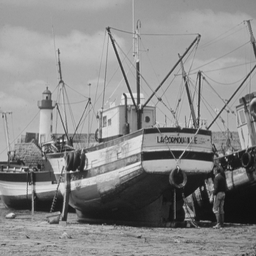
#> input picture notebooks/images/boat.tif, 256 x 256 px, shrunk from 512 x 512 before the run
$ jupyter execute 'Aula 06 - Filtragem espacial - Filtros passa-baixa (Parte 2).ipynb'   (shell and % lines are left out)   (older library calls are emulated)
#> lines starting #> are read from the running program, lines starting #| are printed output that depends on the picture
SIN-392 - Introdução ao Processamento Digital de Imagens (2022-1)

# Aula 06 - Filtragem espacial - Filtros passa-baixa

Prof. João Fernando Mari

-----

<h1>Índice<span class="tocSkip"></span></h1>
<div class="toc"><ul class="toc-item"><li><span><a href="#Importando-as-bibliotecas-necessárias" data-toc-modified-id="Importando-as-bibliotecas-necessárias-1"><span class="toc-item-num">1&nbsp;&nbsp;</span>Importando as bibliotecas necessárias</a></span></li><li><span><a href="#Criando-uma-imagem-simples" data-toc-modified-id="Criando-uma-imagem-simples-2"><span class="toc-item-num">2&nbsp;&nbsp;</span>Criando uma imagem simples</a></span><ul class="toc-item"><li><span><a href="#Plotando-a-imagem-na-tela" data-toc-modified-id="Plotando-a-imagem-na-tela-2.1"><span class="toc-item-num">2.1&nbsp;&nbsp;</span>Plotando a imagem na tela</a></span></li><li><span><a href="#Filtro-da-média-com-tamanho-3-x-3" data-toc-modified-id="Filtro-da-média-com-tamanho-3-x-3-2.2"><span class="toc-item-num">2.2&nbsp;&nbsp;</span>Filtro da média com tamanho 3 x 3</a></span></li><li><span><a href="#Plota-a-imagem-na-tela" data-toc-modified-id="Plota-a-imagem-na-tela-2.3"><span class="toc-item-num">2.3&nbsp;&nbsp;</span>Plota a imagem na tela</a></span></li><li><span><a href="#Vamos-analisar-o-pixel-(1,-1)-e-sua-vizinhança" data-toc-modified-id="Vamos-analisar-o-pixel-(1,-1)-e-sua-vizinhança-2.4"><span class="toc-item-num">2.4&nbsp;&nbsp;</span>Vamos analisar o pixel (1, 1) e sua vizinhança</a></span></li></ul></li><li><span><a href="#O-filtro-da-média-com-diferentes-tamanhos-de-máscara" data-toc-modified-id="O-filtro-da-média-com-diferentes-tamanhos-de-máscara-3"><span class="toc-item-num">3&nbsp;&nbsp;</span>O filtro da média com diferentes tamanhos de máscara</a></span><ul class="toc-item"><li><span><a href="#Carregando-uma-imagem-real" data-toc-modified-id="Carregando-uma-imagem-real-3.1"><span class="toc-item-num">3.1&nbsp;&nbsp;</span>Carregando uma imagem real</a></span></li><li><span><a href="#Vamos-&quot;piorar&quot;-a-imagem-com-ruido-Gaussiano" data-toc-modified-id="Vamos-&quot;piorar&quot;-a-imagem-com-ruido-Gaussiano-3.2"><span class="toc-item-num">3.2&nbsp;&nbsp;</span>Vamos "piorar" a imagem com ruido Gaussiano</a></span></li><li><span><a href="#Aplicando-o-filtro-da-média-com-os-tamanhos-3,-5,-9-e-15" data-toc-modified-id="Aplicando-o-filtro-da-média-com-os-tamanhos-3,-5,-9-e-15-3.3"><span class="toc-item-num">3.3&nbsp;&nbsp;</span>Aplicando o filtro da média com os tamanhos 3, 5, 9 e 15</a></span></li><li><span><a href="#Imprimindo-as-máscaras-na-tela" data-toc-modified-id="Imprimindo-as-máscaras-na-tela-3.4"><span class="toc-item-num">3.4&nbsp;&nbsp;</span>Imprimindo as máscaras na tela</a></span></li><li><span><a href="#Recortando-uma-região-de-interesse-nas-imagens" data-toc-modified-id="Recortando-uma-região-de-interesse-nas-imagens-3.5"><span class="toc-item-num">3.5&nbsp;&nbsp;</span>Recortando uma região de interesse nas imagens</a></span><ul class="toc-item"><li><span><a href="#Plotando-as-imagens-e-regiões-de-interesse" data-toc-modified-id="Plotando-as-imagens-e-regiões-de-interesse-3.5.1"><span class="toc-item-num">3.5.1&nbsp;&nbsp;</span>Plotando as imagens e regiões de interesse</a></span></li></ul></li></ul></li><li><span><a href="#Filtro-Gaussiano" data-toc-modified-id="Filtro-Gaussiano-4"><span class="toc-item-num">4&nbsp;&nbsp;</span>Filtro Gaussiano</a></span><ul class="toc-item"><li><span><a href="#Criar-uma-função-Gaussiana-2D" data-toc-modified-id="Criar-uma-função-Gaussiana-2D-4.1"><span class="toc-item-num">4.1&nbsp;&nbsp;</span>Criar uma função Gaussiana 2D</a></span></li><li><span><a href="#Aplicando-filtros-Gaussianos-com-diferentes-desvios-padrão" data-toc-modified-id="Aplicando-filtros-Gaussianos-com-diferentes-desvios-padrão-4.2"><span class="toc-item-num">4.2&nbsp;&nbsp;</span>Aplicando filtros Gaussianos com diferentes desvios-padrão</a></span></li><li><span><a href="#Recorta-regiões-de-interesse-nas-imagens" data-toc-modified-id="Recorta-regiões-de-interesse-nas-imagens-4.3"><span class="toc-item-num">4.3&nbsp;&nbsp;</span>Recorta regiões de interesse nas imagens</a></span></li><li><span><a href="#Filtro-Gaussiano-scikit-image" data-toc-modified-id="Filtro-Gaussiano-scikit-image-4.4"><span class="toc-item-num">4.4&nbsp;&nbsp;</span>Filtro Gaussiano scikit-image</a></span></li></ul></li><li><span><a href="#Filtro-da-mediana" data-toc-modified-id="Filtro-da-mediana-5"><span class="toc-item-num">5&nbsp;&nbsp;</span>Filtro da mediana</a></span><ul class="toc-item"><li><span><a href="#Ruído-sal-e-pimenta" data-toc-modified-id="Ruído-sal-e-pimenta-5.1"><span class="toc-item-num">5.1&nbsp;&nbsp;</span>Ruído sal e pimenta</a></span></li><li><span><a href="#Tentativa-com-filtro-da-média" data-toc-modified-id="Tentativa-com-filtro-da-média-5.2"><span class="toc-item-num">5.2&nbsp;&nbsp;</span>Tentativa com filtro da média</a></span><ul class="toc-item"><li><span><a href="#Plotando-a-imagem-na-tela" data-toc-modified-id="Plotando-a-imagem-na-tela-5.2.1"><span class="toc-item-num">5.2.1&nbsp;&nbsp;</span>Plotando a imagem na tela</a></span></li></ul></li><li><span><a href="#Filtro-da-mediana-como-o-scikit-image" data-toc-modified-id="Filtro-da-mediana-como-o-scikit-image-5.3"><span class="toc-item-num">5.3&nbsp;&nbsp;</span>Filtro da mediana como o scikit-image</a></span></li></ul></li><li><span><a href="#Comparação-entre-os-filtros:-média-Vs.-Gaussiano-Vs.-mediana" data-toc-modified-id="Comparação-entre-os-filtros:-média-Vs.-Gaussiano-Vs.-mediana-6"><span class="toc-item-num">6&nbsp;&nbsp;</span>Comparação entre os filtros: média Vs. Gaussiano Vs. mediana</a></span></li><li><span><a href="#Bibliografia" data-toc-modified-id="Bibliografia-7"><span class="toc-item-num">7&nbsp;&nbsp;</span>Bibliografia</a></span></li></ul></div>

## Importando as bibliotecas necessárias

[cell 1]
import numpy as np

from scipy import ndimage as ndi

from skimage import util, filters

import matplotlib
import matplotlib.pyplot as plt
from mpl_toolkits.mplot3d import Axes3D

## Criando uma imagem simples

[cell 2]
img_simple = np.array([[ 0, 0, 0, 0, 6, 1, 7, 0],
                       [ 0, 7, 7, 7, 0, 6, 1, 7],
                       [ 0, 7, 0, 0, 7, 0, 6, 1],
                       [ 0, 7, 0, 0, 1, 7, 0, 6],
                       [ 0, 7, 7, 0, 0, 0, 0, 0],
                       [ 0, 7, 7, 0, 7, 7, 7, 7],
                       [ 0, 7, 7, 0, 0, 0, 0, 0],
                       [ 0, 0, 0, 0, 7, 7, 7, 7]])

# Imprime a imagem na tela
print(img_simple)

### Plotando a imagem na tela

[cell 3]
plt.figure()
plt.imshow(img_simple, cmap='gray', vmin=0, vmax=7)
plt.colorbar()
plt.show()

### Filtro da média com tamanho 3 x 3

[cell 4]
# Máscara de média com tamanho 3 x 3
w_avg_3 = np.ones([3, 3]) / (3 * 3)

# Imprime o filtro na tela
with np.printoptions(precision=4, suppress=True):
    print(w_avg_3)

[cell 5]
# Vamos converter para float para analisar o resultado com as casas decimais.
img_simple_ = img_simple.astype(np.float)

# Aplica a convolução
img_avg_3 = ndi.convolve(img_simple_, w_avg_3, mode='constant', cval=0)

# Plota a imagem resultante
with np.printoptions(precision=4, suppress=True):
    print(img_avg_3)

### Plota a imagem na tela

[cell 6]
plt.figure()
plt.imshow(img_avg_3, cmap='gray', vmin=0, vmax=7)

plt.show()

### Vamos analisar o pixel (1, 1) e sua vizinhança

[cell 7]
img_simple_11 = img_simple[0:3, 0:3]

print(img_simple_11)

[cell 8]
img_avg_3_11 = img_avg_3[0:3, 0:3]

with np.printoptions(precision=4, suppress=True):
    print(img_avg_3_11)

[cell 9]
teste = img_simple_11.sum() / 9

print(teste)

## O filtro da média com diferentes tamanhos de máscara

### Carregando uma imagem real

[cell 10]
img_gray = plt.imread('./images/boat.tif')
#> img_gray is the input picture: shape (256, 256); min 16, max 234, mean 136.1

# Informações sobre as imagens
print(img_gray.shape, img_gray.dtype, img_gray.min(), img_gray.max())
#| (256, 256) uint8 16 234

[cell 11]
plt.figure()
plt.imshow(img_gray, cmap='gray')
plt.colorbar()

### Vamos "piorar" a imagem com ruido Gaussiano

[cell 12]
img_gray = util.img_as_ubyte(util.random_noise(img_gray, mode='gaussian'))

[cell 13]
plt.figure()
plt.imshow(img_gray, cmap='gray')
plt.colorbar()

### Aplicando o filtro da média com os tamanhos 3, 5, 9 e 15

[cell 14]
mask_size_list = [3, 5, 9, 15]

[cell 15]
mask_list = []
img_avg_list = []

for mask_size in mask_size_list:
    mask_temp = np.ones([mask_size, mask_size]) / (mask_size * mask_size)
    mask_list.append(mask_temp)

    img_avg_temp = ndi.convolve(img_gray, mask_temp)
    img_avg_list.append(img_avg_temp)
#> this loop made 4 passes
#> pass 3, `img_avg_temp = ndi.convolve(img_gray, mask_temp)`:
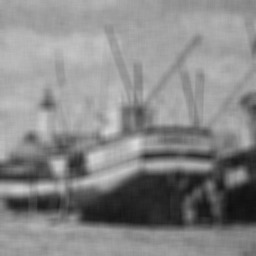
#> img_avg_temp: shape (256, 256); min 15, max 219, mean 135.7
#> after the loop, img_avg_list = 4 items; mask_list = 4 items

### Imprimindo as máscaras na tela

[cell 16]
for mask_size, mask in zip(mask_size_list, mask_list):
    print('\n Máscara %d x %d' % (mask_size, mask_size))
    with np.printoptions(precision=4, suppress=True):
        print(mask)
#> this loop made 4 passes
#> mask_size on passes 1 to 4: 3, 5, 9, 15
#> (printed output is left out)

### Recortando uma região de interesse nas imagens

[cell 17]
img_rdi_list = []

for img_avg in img_avg_list:
    img_rdi_temp = img_avg[190:250, 190:250]

    img_rdi_list.append(img_rdi_temp)
#> after the loop, img_rdi_list = 4 items

#### Plotando as imagens e regiões de interesse

[cell 18]
fig, ax  = plt.subplots(4, 2, figsize=(9, 12))
for i, (img_avg, img_rdi) in enumerate(zip(img_avg_list, img_rdi_list)):

    ax[i,0].imshow(img_avg, cmap='gray', vmin=0, vmax=255)
    ax[i,0].axis('off')

    ax[i,1].imshow(img_rdi, cmap='gray', vmin=0, vmax=255, interpolation='nearest')
    ax[i,0].axis('off')

plt.show()

## Filtro Gaussiano

### Criar uma função Gaussiana 2D

<font size="5">
$$G(x, y) = \frac{1}{\sqrt{2\pi\sigma}}e^{- \frac{{x^2}+{y^2}}{2\sigma^2}}$$</font>
<br />

[cell 19]
def gaussiana(sigma=1):
    # Tamanho da máscara: sigma x 6 + 1
#> called with sigma = 1
    mask_size = sigma * 6 + 1

    # Apenas para testes: COMENTAR!
    ### mask_size = sigma * 10 + 1

    img_temp = np.zeros([mask_size, mask_size])

    for x in range(mask_size):
        for y in range(mask_size):
            x_ = x - (mask_size - 1) / 2
            y_ = y - (mask_size - 1) / 2

            img_temp[x, y] = (1 / np.sqrt((2 * np.pi * sigma))) * np.exp( - (x_**2. + y_**2.) / (2 * sigma ** 2))

    return img_temp

[cell 20]
# Função Gaussiana com sigma = 1
mask_gauss_1 = gaussiana(1)

with np.printoptions(precision=3, suppress=True):
    print(mask_gauss_1)

[cell 21]
plt.figure()
plt.imshow(mask_gauss_1, cmap='gray')
plt.colorbar()

### Aplicando filtros Gaussianos com diferentes desvios-padrão

[cell 22]
sigmas_list = [1, 2, 4, 8]

w_gauss_list = []
for sigma in sigmas_list:
    w_gauss_temp = gaussiana(sigma)
    w_gauss_list.append(w_gauss_temp)

[cell 23]
fig, ((ax1, ax2), (ax3, ax4)) = plt.subplots(2, 2, figsize=(9, 9))

img_ = ax1.imshow(w_gauss_list[0], cmap='gray', interpolation='nearest')
img_ = ax2.imshow(w_gauss_list[1], cmap='gray', interpolation='nearest')
img_ = ax3.imshow(w_gauss_list[2], cmap='gray', interpolation='nearest')
img_ = ax4.imshow(w_gauss_list[3], cmap='gray', interpolation='nearest')

plt.show()

[cell 24]
fig = plt.figure(figsize=(9, 9))

for i, mask in enumerate(w_gauss_list):
    ax = fig.add_subplot(2, 2, i+1, projection='3d')

    # create the x and y coordinate arrays (here we just use pixel indices)
    xx, yy = np.mgrid[0:mask.shape[0], 0:mask.shape[1]]


    ax.plot_surface(xx, yy, mask ,rstride=1, cstride=1, cmap='gray', linewidth=0)

plt.show()

[cell 25]
img_gauss_list = []

for sigma, w_gauss in zip(sigmas_list, w_gauss_list):
    # A soma dos coeficientes da máscara deve ser 1.
    # ----------------------------------------------
    w_gauss_ = w_gauss / w_gauss.sum()

    # TEST
    print(sigma, w_gauss.sum(), w_gauss_.sum())

    img_gauss_temp = ndi.convolve(img_gray, w_gauss_)
    img_gauss_list.append(img_gauss_temp)
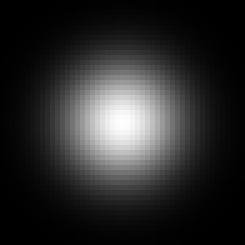
#> w_gauss_: shape (49, 49) float64 (shown 5 times larger); min 3.08e-07, max 0.0025, mean 0.000416; drawn with min black and max white
#> after the loop, img_gauss_list = 4 items

### Recorta regiões de interesse nas imagens

[cell 26]
img_gauss_rdi_list = []

for img_gauss in img_gauss_list:
    img_gauss_rdi = img_gauss[190:250, 190:250]

    img_gauss_rdi_list.append(img_gauss_rdi)
#> after the loop, img_gauss_rdi_list = 4 items

[cell 27]
fig, ax  = plt.subplots(4, 2, figsize=(9, 12))
for i, (img_gauss, img_gauss_rdi) in enumerate(zip(img_gauss_list, img_gauss_rdi_list)):

    ax[i,0].imshow(img_gauss, cmap='gray', vmin=0, vmax=255)

    ax[i,1].imshow(img_gauss_rdi, cmap='gray', vmin=0, vmax=255, interpolation='nearest')

plt.show()
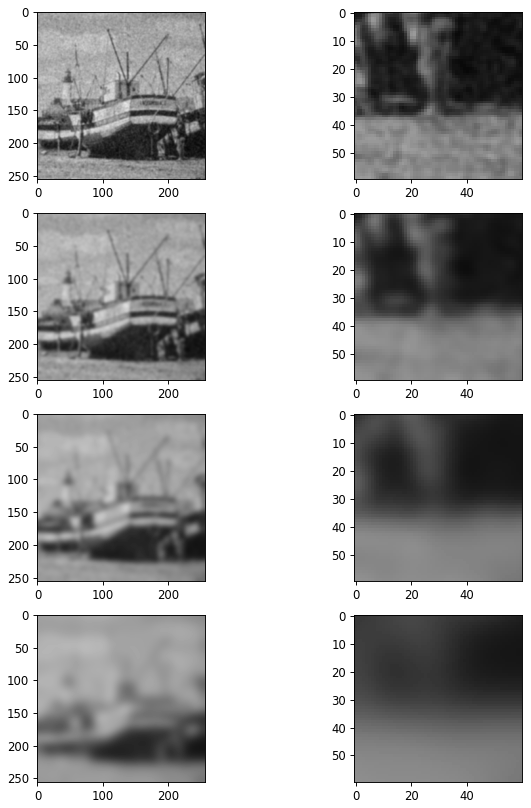
#> figure drawn by matplotlib, 8 panels

### Filtro Gaussiano scikit-image

[cell 28]
img_gauss_sk = util.img_as_ubyte(filters.gaussian(img_gray, sigma=2))

[cell 29]
fig, ax  = plt.subplots(1,2, figsize=(9, 5))
ax[0].imshow(img_gauss_sk, cmap='gray', vmin=0, vmax=255)

ax[1].imshow(img_gauss_sk[190:250, 190:250], cmap='gray', vmin=0, vmax=255, interpolation='nearest')

plt.show()

## Filtro da mediana
----

Operação não linear, não é possivel aplicar utilizando convolução

### Ruído sal e pimenta

[cell 30]
img_gray_sp = util.img_as_ubyte(util.random_noise(img_gray, mode='s&p'))
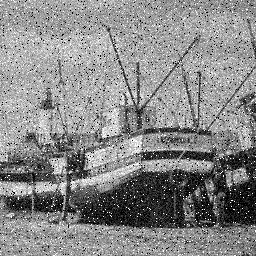
#> img_gray_sp: shape (256, 256); min 0, max 255, mean 135.9

[cell 31]
fig, ax  = plt.subplots(1, 2, figsize=(9, 5))
ax[0].imshow(img_gray_sp, cmap='gray', vmin=0, vmax=255)
ax[1].imshow(img_gray_sp[190:250, 190:250], cmap='gray', vmin=0, vmax=255, interpolation='nearest')
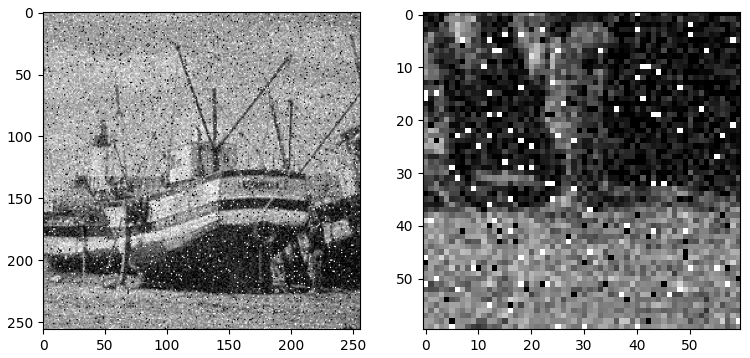
#> figure drawn by matplotlib, 2 panels

### Tentativa com filtro da média

[cell 32]
img_gray_sp_avg = ndi.convolve(img_gray_sp, np.ones([5,5])/25)

#### Plotando a imagem na tela

[cell 33]
fig, ax  = plt.subplots(1, 2, figsize=(9, 5))
ax[0].imshow(img_gray_sp_avg, cmap='gray', vmin=0, vmax=255)
ax[1].imshow(img_gray_sp_avg[190:250, 190:250], cmap='gray', vmin=0, vmax=255, interpolation='nearest')

[cell 34]
## SELECT IMAGE
img_gray_ = img_gray_sp

[cell 35]
def get_neigh_2(img, x, y, neigh=3):
    """
    Obtém os valores da vizinhança de um pixel
    """
#> called with img = array of shape (8, 8), x = 2, y = 3, neigh = 3
    neigh_out = []
    neigh_ = int((neigh - 1) // 2)
    for i in range(x-neigh_, x+neigh_+1):
        for j in range(y-neigh_, y+neigh_+1):
            val = img[i, j]
            neigh_out.append(val)

    return np.array(neigh_out)

[cell 36]
# TEST
out = get_neigh_2(img_simple, 2,3)

print(img_simple)
print('\n(2,3)')
print(out)

[cell 37]
# Obs.: Esta é uma implementação simples para fins didáticos.
#       Não é a forma mais eficiente de calcular um filtro da mediana.

mask_size = 3

# Faz o padding da imagem
pad_size = (mask_size - 1) // 2
img_pad = util.pad(img_gray_, pad_size, mode='constant', constant_values=(0, 0))
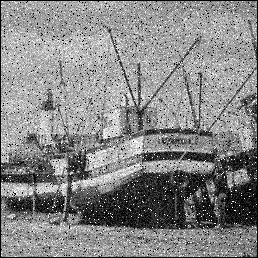
#> img_pad: shape (258, 258); min 0, max 255, mean 133.8
# TEST
print('\n' + str(mask_size))
print(img_pad.shape)
#| (258, 258)
print(img_pad[0:6, 0:6])
#| [[  0   0   0   0   0   0]
#|  [  0 190 255 185 118 130]
#|  [  0 190 173 191 179 190]
#|  [  0 119 141 165 183 172]
#|  [  0 136 164 134 142 169]
#|  [  0 195 192 226 185 174]]

# Imagem de saída com o mesmo tamanho da imagem com padding
img_out = np.zeros(img_pad.shape)

for i in range(pad_size, img_gray_.shape[0]-pad_size):
    for j in range(pad_size, img_gray_.shape[1]-pad_size):
        # Obtém a izinhança do pixel
        n = get_neigh_2(img_pad, i, j, neigh=mask_size)

        # Calcula a mediana
        result = np.median(n)
        img_out[i, j] = result
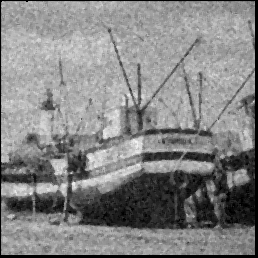
#> img_out: shape (258, 258) float64; min 0, max 246, mean 131.9

        # Outros filtros não lineares comuns
        # Máximo (descomentar)
        # --------------------
        ###### img_out[i, j] = n.max()
        # Mínimo (descomentar)
        # --------------------
        ####### img_out[i, j] = n.min()

# Remove os paddings
img_out = img_out[pad_size:img_pad.shape[0]-pad_size, pad_size:img_pad.shape[1]-pad_size]
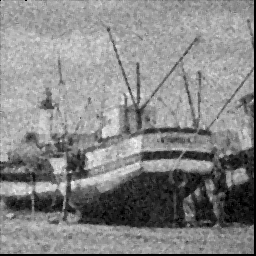
#> img_out: shape (256, 256) float64; min 0, max 246, mean 134
print(img_out.shape)
#| (256, 256)

[cell 38]
fig, ax  = plt.subplots(3, 2, figsize=(9, 9))

ax[0,0].imshow(img_gray_sp, cmap='gray', vmin=0, vmax=255)
ax[0,1].imshow(img_gray_sp[190:250, 190:250], cmap='gray', vmin=0, vmax=255, interpolation='nearest')

ax[1,0].imshow(img_gray_sp_avg, cmap='gray', vmin=0, vmax=255)
ax[1,1].imshow(img_gray_sp_avg[190:250, 190:250], cmap='gray', vmin=0, vmax=255, interpolation='nearest')

ax[2,0].imshow(img_out, cmap='gray', vmin=0, vmax=255)
ax[2,1].imshow(img_out[190:250, 190:250], cmap='gray', vmin=0, vmax=255, interpolation='nearest')
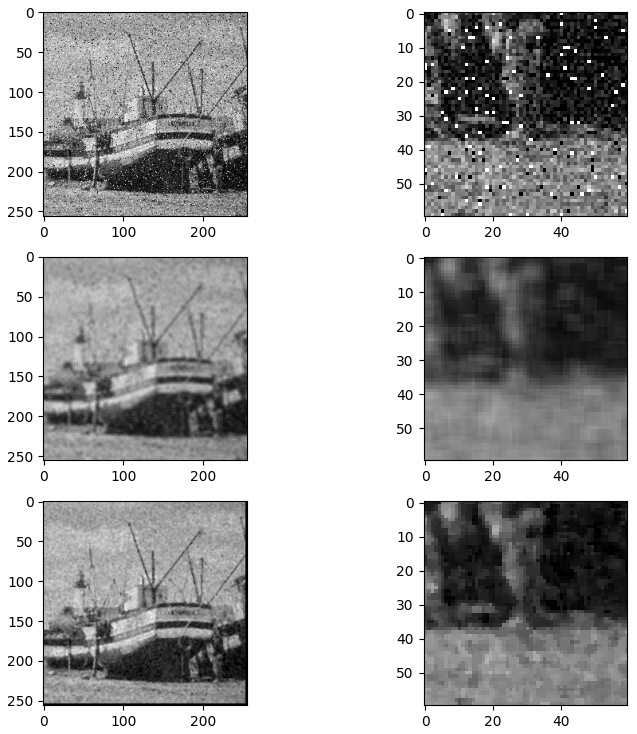
#> figure drawn by matplotlib, 6 panels

### Filtro da mediana como o scikit-image

[cell 39]
# Iremos aplicar o filtro da mediana com os seguintes tamanhos de máscaras.
mask_size_list = [3, 5, 7, 9]

# Lista que irá conter os resultados da filtragem.
img_median_list = []

for mask_size in mask_size_list:
    img_median = filters.median(img_gray_, np.ones([mask_size,mask_size]))

    img_median_list.append(img_out)

[cell 40]
img_median_rdi_list = []

for img_median in img_median_list:
    img_median_rdi = img_median[190:250, 190:250]

    img_median_rdi_list.append(img_median_rdi)
#> this loop made 4 passes
#> pass 1, `img_median_rdi = img_median[190:250, 190:250]`:
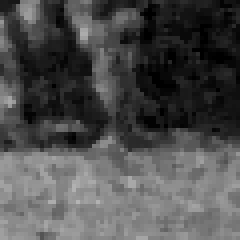
#> img_median_rdi: shape (60, 60) float64 (shown 4 times larger); min 0, max 180, mean 77.3

[cell 41]
fig, ax  = plt.subplots(4, 2, figsize=(9, 12))
for i, (img_median, img_median_rdi) in enumerate(zip(img_median_list, img_median_rdi_list)):

    ax[i,0].imshow(img_median, cmap='gray', vmin=0, vmax=255)

    ax[i,1].imshow(img_median_rdi, cmap='gray', vmin=0, vmax=255, interpolation='nearest')

plt.show()

## Comparação entre os filtros: média Vs. Gaussiano Vs. mediana

[cell 42]
# [média 3x3, gaussiano sigma=1 (7x7), mediana 3x3]
img_full_list = [img_avg_list[0], img_gauss_list[0], img_median_list[0]]

img_rdi_list_ = [img_rdi_list[0], img_gauss_rdi_list[0], img_median_rdi_list[0]]

fig, ax  = plt.subplots(3, 2, figsize=(9, 9))
for i, (img_, img_rdi_) in enumerate(zip(img_full_list, img_rdi_list_)):

    ax[i,0].imshow(img_, cmap='gray', vmin=0, vmax=255)

    ax[i,1].imshow(img_rdi_, cmap='gray', vmin=0, vmax=255, interpolation='nearest')
#> this loop made 3 passes

plt.show()
